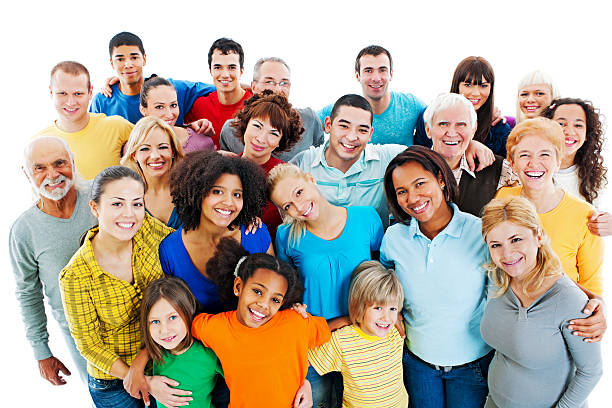
#> input picture Small_Pro_Codes/test.jpg, 612 x 408 px
$ python Face_Recog.py
#> lines starting #> are read from the running program, lines starting #| are printed output that depends on the picture; after the words box and inside, x2 and y2 are one past the last pixel; in counts of white or black regions, pixels touching at a corner belong together
# The code is frim the FCC and using the vdieo adn testing the it

import cv2

face_cascade = cv2.CascadeClassifier('haarcascade_frontalface_default.xml')
img = cv2.imread('test.jpg')
#> img is the input picture: shape (408, 612, 3); mean B, G, R 156.8, 171.6, 179.9

gray = cv2.cvtColor(img, cv2.COLOR_BGR2GRAY)
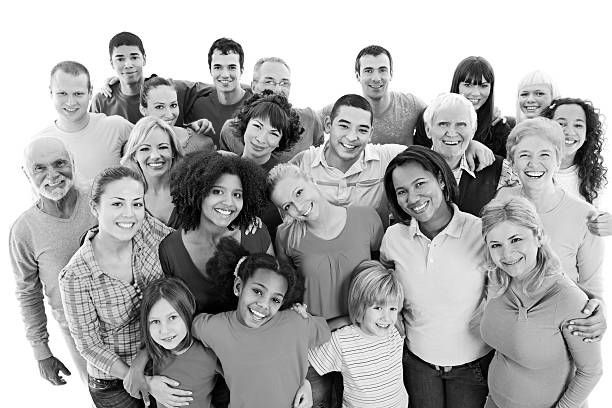
#> gray: shape (408, 612); min 0, max 255, mean 172.4
faces = face_cascade.detectMultiScale(gray, 1.1, 4)
#> faces = 20 rows, first 6: [514, 82, 33, 33], [151, 94, 33, 33], [205, 52, 41, 41], [108, 43, 39, 39], [354, 54, 43, 43], [46, 75, 47, 47]

for (x,y,w,h) in faces :
    cv2.rectangle(img, (x,y), (x+w, y+h), (255,0,0), 2)
#> this loop made 20 passes
#> (x, y, w, h) on passes 1 to 12: (514, 82, 33, 33), (151, 94, 33, 33), (205, 52, 41, 41), (108, 43, 39, 39), (354, 54, 43, 43), (46, 75, 47, 47), (546, 105, 49, 49), (140, 300, 51, 51), (130, 129, 48, 48), (201, 174, 51, 51), (428, 105, 50, 50), (326, 106, 56, 56)
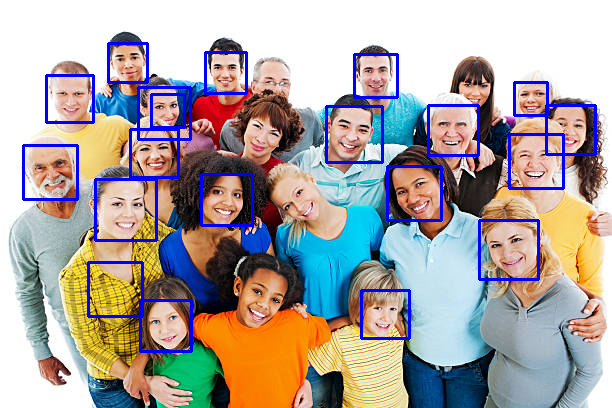
#> img: shape (408, 612, 3); 4.6% of pixels changed, all inside (x1, y1, x2, y2) = (22, 42, 597, 353)

cv2.imshow('img', img)
cv2.waitKey(0)
cv2.imwrite('face_detected.jpg', img)
